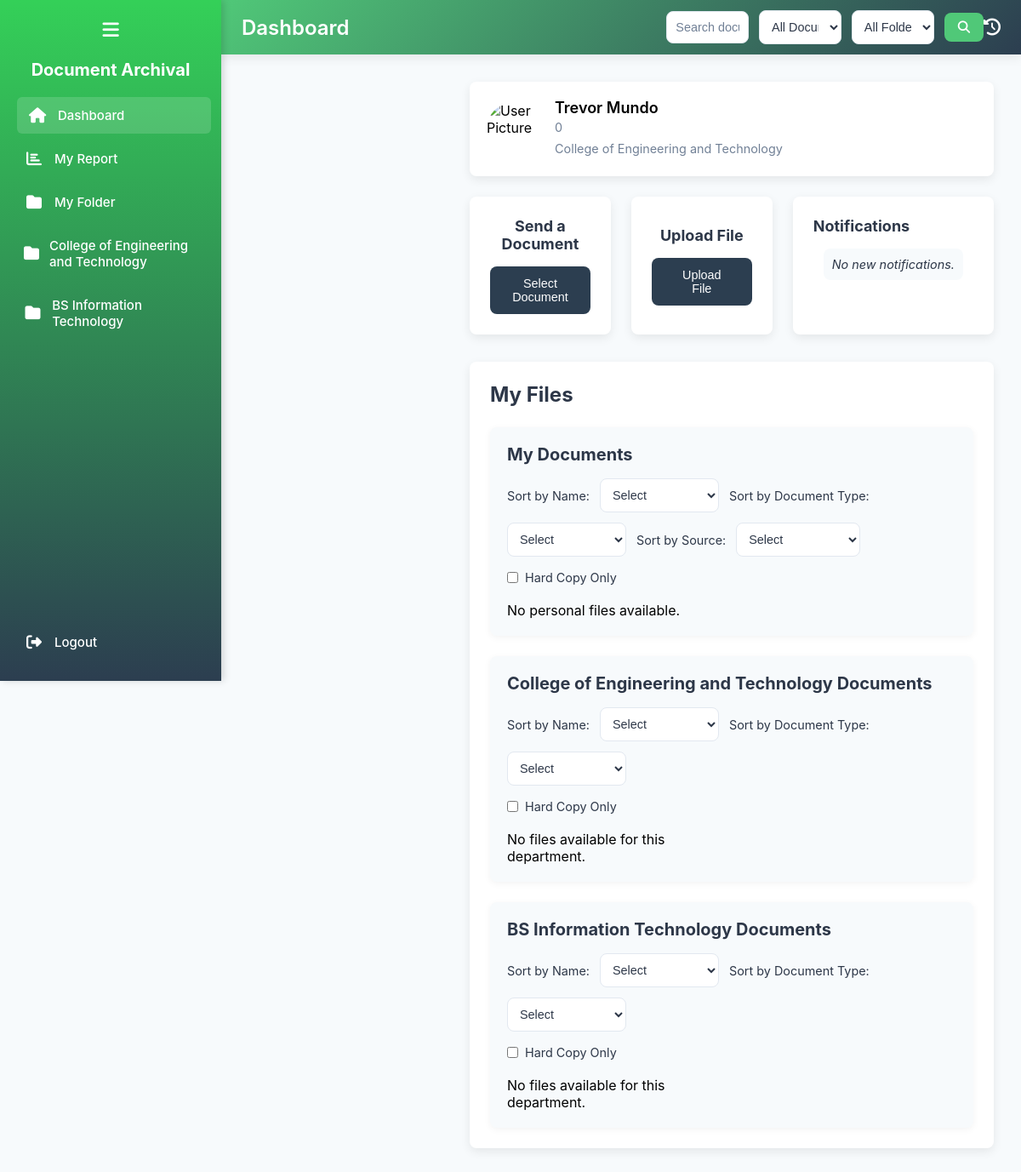
Page /Dashboard.php (signed in) on the committed database.
### tables this page shows
CREATE TABLE `departments` (
  `department_id` int(11) NOT NULL AUTO_INCREMENT,
  `department_name` varchar(255) NOT NULL COMMENT 'Name of the department',
  `department_type` varchar(50) NOT NULL COMMENT 'Type (e.g., college, office, sub_department)',
  `name_type` varchar(50) NOT NULL COMMENT 'Category (e.g., Academic, Administrative)',
  `parent_department_id` int(11) DEFAULT NULL COMMENT 'Recursive reference to parent department',
  PRIMARY KEY (`department_id`),
  KEY `idx_parent_department` (`parent_department_id`),
  CONSTRAINT `fk_departments_parent` FOREIGN KEY (`parent_department_id`) REFERENCES `departments` (`department_id`) ON DELETE SET NULL
);

CREATE TABLE `users` (
  `user_id` int(11) NOT NULL AUTO_INCREMENT,
  `username` varchar(255) NOT NULL COMMENT 'Unique username for login',
  `password` varchar(255) NOT NULL COMMENT 'Hashed password',
  `email` varchar(255) DEFAULT NULL COMMENT 'Unique email for user',
  `role` varchar(50) NOT NULL COMMENT 'User role (e.g., admin, user, client)',
  `profile_pic` blob DEFAULT NULL COMMENT 'Optional user profile picture',
  `position` int(11) NOT NULL DEFAULT 0 COMMENT 'Position or rank (0 for default)',
  `created_at` datetime DEFAULT NULL COMMENT 'Account creation timestamp',
  PRIMARY KEY (`user_id`),
  UNIQUE KEY `idx_username` (`username`),
  UNIQUE KEY `idx_email` (`email`)
);

### dashboard.php (the view, shortened to what the rows shown need)
<?php
require 'log_activity.php';
$userId = filter_var($_SESSION['user_id'], FILTER_SANITIZE_NUMBER_INT);
$stmt = $pdo->prepare("
    SELECT u.user_id, u.username, u.role, u.profile_pic, u.position,
           d.department_id, d.department_name
    FROM users u
    LEFT JOIN users_department ud ON u.user_id = ud.user_id
    LEFT JOIN departments d ON ud.department_id = d.department_id
    WHERE u.user_id = ?
    LIMIT 1
");
$stmt->execute([$userId]);
$user = $stmt->fetch(PDO::FETCH_ASSOC);
$stmt = $pdo->prepare("
    SELECT d.department_id, d.department_name
    FROM departments d
    JOIN users_department ud ON d.department_id = ud.department_id
    WHERE ud.user_id = ?
");
$stmt->execute([$userId]);
$userDepartments = $stmt->fetchAll(PDO::FETCH_ASSOC);
$departmentFiles = [];
foreach ($userDepartments as $dept) {
    $deptId = $dept['department_id'];
    $stmt = $pdo->prepare("
        SELECT f.file_id, f.file_name, f.file_type, f.upload_date, f.copy_type, dtf.type_name AS document_type
        FROM files f
        JOIN transactions t ON f.file_id = t.file_id
        LEFT JOIN document_types dtf ON f.document_type_id = dtf.document_type_id
        WHERE t.users_department_id IN (
            SELECT users_department_id FROM users_department WHERE department_id = ? AND user_id = ?
        )
        AND t.transaction_type = 'file_sent'
        AND t.description = 'accepted'
        AND f.file_status != 'deleted'
        ORDER BY f.upload_date DESC
    ");
    $stmt->execute([$deptId, $userId]);
    $departmentFiles[$deptId] = $stmt->fetchAll(PDO::FETCH_ASSOC);
}
?>
<!DOCTYPE html>
<html lang="en">
<head>
    <?php
     include 'user_head.php';
    ?>
</head>
<body>
<?php
    include 'user_menu.php';
?>
        <?php foreach ($userDepartments as $dept): ?>
            <a href="department_folder.php?department_id=<?= htmlspecialchars(filter_var($dept['department_id'], FILTER_SANITIZE_NUMBER_INT)) ?>"
                class="<?= isset($_GET['department_id']) && (int)$_GET['department_id'] === $dept['department_id'] ? 'active' : '' ?>"
                data-tooltip="<?= htmlspecialchars($dept['department_name'] ?? 'Unnamed Department') ?>"
                aria-label="<?= htmlspecialchars($dept['department_name'] ?? 'Unnamed Department') ?> Folder">
                <i class="fas fa-folder"></i>
                <span class="link-text"><?= htmlspecialchars($dept['department_name'] ?? 'Unnamed Department') ?></span>
            </a>
        <?php endforeach; ?>
    </aside>
    <header class="top-nav" role="banner">
        <h2>Dashboard</h2>
    </header>
    <main class="main-content" role="main">
        <section class="user-id-calendar-container">
            <div class="user-id">
                <div class="user-info">
                    <p class="user-name"><?= htmlspecialchars($user['username'] ?? 'Unknown User') ?></p>
                    <p class="user-position"><?= htmlspecialchars($user['position'] ?? 'No Position') ?></p>
                    <p class="user-department"><?= htmlspecialchars($user['department_name'] ?? 'No Department') ?></p>
                </div>
            </div>
        </section>
        <section class="owned-files-section">
            <h2>My Files</h2>
            <div class="files-grid">
                <?php foreach ($userDepartments as $dept): ?>
                    <div class="file-subsection">
                        <h3><?= htmlspecialchars($dept['department_name']) ?> Documents</h3>
                        <div class="file-controls">
                            <div class="sort-controls">
                                <label for="sort-department-name-<?= htmlspecialchars($dept['department_id']) ?>">Sort by Name:</label>
                                <select id="sort-department-name-<?= htmlspecialchars($dept['department_id']) ?>"
                                    class="sort-department-name"
                                    data-dept-id="<?= htmlspecialchars($dept['department_id']) ?>"
                                    onchange="sortDepartmentFiles(<?= htmlspecialchars($dept['department_id']) ?>)"
                                    aria-label="Sort Department Files by Name">
                                    <option value="">Select</option>
                                </select>
                                <label for="sort-department-type-<?= htmlspecialchars($dept['department_id']) ?>">Sort by Document Type:</label>
                                <select id="sort-department-type-<?= htmlspecialchars($dept['department_id']) ?>"
                                    class="sort-department-type"
                                    data-dept-id="<?= htmlspecialchars($dept['department_id']) ?>"
                                    onchange="sortDepartmentFiles(<?= htmlspecialchars($dept['department_id']) ?>)"
                                    aria-label="Sort Department Files by Document Type">
                                    <option value="">Select</option>
                                </select>
                            </div>
                            <div class="filter-controls">
                                <label><input type="checkbox"
                                        class="hard-copy-department-filter"
                                        data-dept-id="<?= htmlspecialchars($dept['department_id']) ?>"
                                        onchange="filterDepartmentFilesByHardCopy(<?= htmlspecialchars($dept['department_id']) ?>)"
                                        aria-label="Filter Department Files by Hard Copy"> Hard Copy Only</label>
                            </div>
                        </div>
                        <div class="file-grid department-files-grid" id="departmentFiles-<?= htmlspecialchars($dept['department_id']) ?>">
                            <?php if (!empty($departmentFiles[$dept['department_id']])): ?>
                                <?php foreach ($departmentFiles[$dept['department_id']] as $file): ?>
                                    <div class="file-item"
                                        data-file-id="<?= htmlspecialchars($file['file_id']) ?>"
                                        data-file-name="<?= htmlspecialchars($file['file_name']) ?>"
                                        data-document-type="<?= htmlspecialchars($file['document_type'] ?? 'Unknown') ?>"
                                        data-upload-date="<?= htmlspecialchars($file['upload_date']) ?>"
                                        data-hard-copy="<?= htmlspecialchars($file['copy_type'] === 'copy' ? '1' : '0') ?>"
                                        data-source="department">
                                        <i class="<?= getFileIcon($file['file_name']) ?> file-icon"></i>
                                        <p class="file-name"><?= htmlspecialchars($file['file_name']) ?></p>
                                        <p class="file-type"><?= htmlspecialchars(ucfirst($file['document_type'] ?? 'Unknown')) ?></p>
                                        <p class="file-date"><?= date('M d, Y', strtotime($file['upload_date'])) ?></p>
                                        <span class="hard-copy-indicator"><?= $file['copy_type'] === 'copy' ? '<i class="fas fa-print"></i> Hard Copy' : '' ?></span>
                                        <button class="view-file-button" onclick="viewFile(<?= htmlspecialchars($file['file_id']) ?>)" aria-label="View File">View</button>
                                    </div>
                                <?php endforeach; ?>
                            <?php else: ?>
                                <p>No files available for this department.</p>
                            <?php endif; ?>
                        </div>
                    </div>
                <?php endforeach; ?>
            </div>
        </section>
    </main>
</body>
</html>

### rows in the picture
departments: department_name "College of Engineering and Technology", shows "No files available for this department."
departments: department_name "BS Information Technology", shows "No files available for this department."
users: username "Trevor Mundo", position "0", departments.department_name "College of Engineering and Technology"
